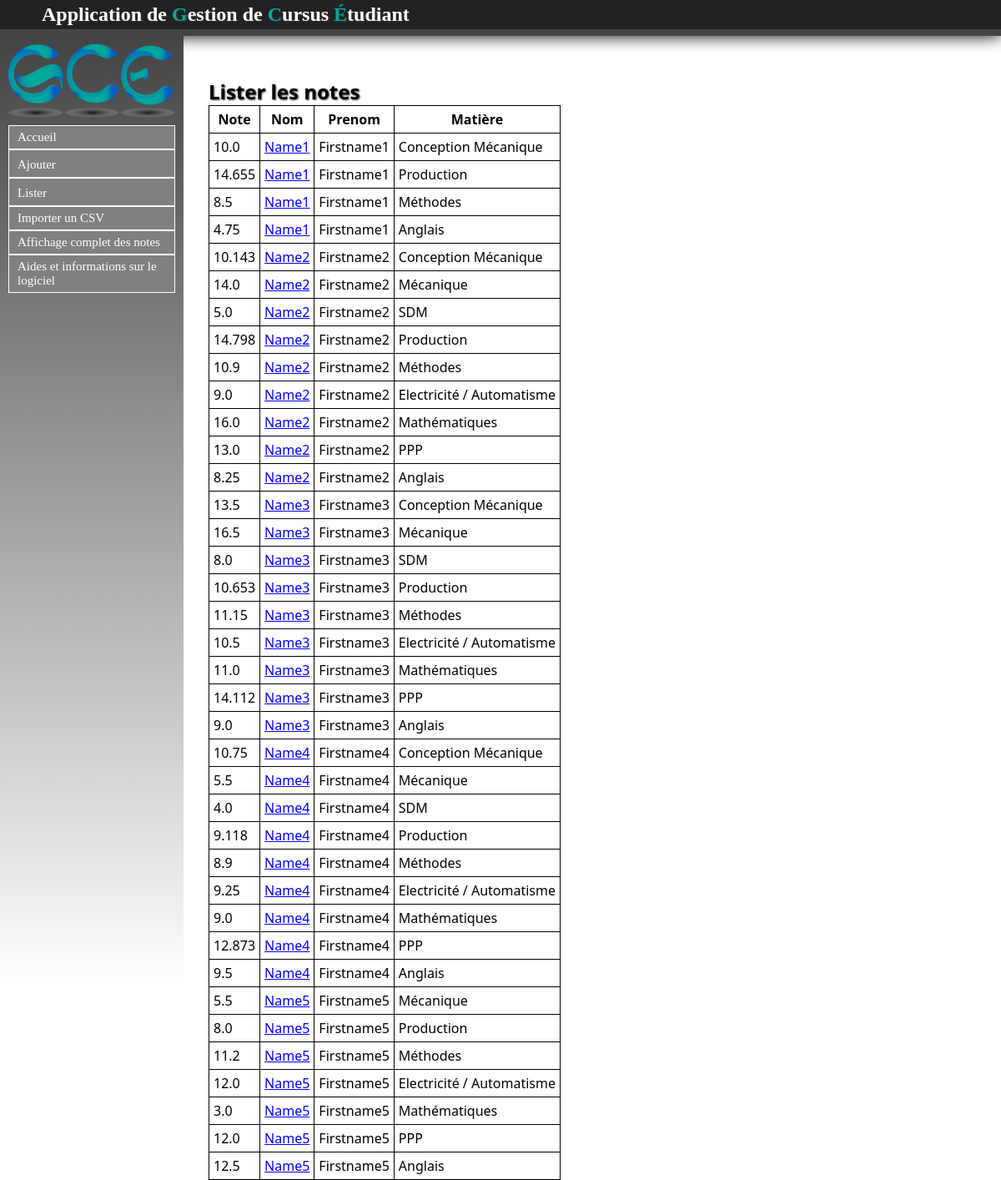
Page /Note/listernotes on the committed database.
### Note/models.py (models this page shows, shortened)
class Note(models.Model):
	valeur = models.FloatField()
	etudiant = models.ForeignKey(Etu, null=True)
	matiere = models.ForeignKey(Matiere, null=True)

### Etudiant/models.py (models this page shows, shortened)
class Etu(models.Model):
	nom = models.CharField(max_length=30, null=False)
	prenom = models.CharField(max_length=30, null=False)
	age = models.IntegerField(null=True)
	apogee = models.IntegerField(null=True)
	date_naissance = models.DateField(null=True)
	sexe = models.CharField(max_length=1, null=True)
	adresse = models.CharField(max_length=100, null=True)
	ine = models.CharField(max_length=100, null=True)
	adresse_parents = models.CharField(max_length=100, null=True)
	tel = models.IntegerField(null=True)
	tel_par = models.IntegerField(null=True)
	lieu_naissance = models.CharField(max_length=100, null=True)
	nationalite = models.CharField(max_length=100, null=True)
	situation_familiale = models.CharField(max_length=100, null=True)
	situation_militaire = models.CharField(max_length=100, null=True)
	cate_socio_pro_chef_famille = models.CharField(max_length=100, null=True)
	cate_socio_pro_autre_parent = models.CharField(max_length=100, null=True)
	aide_financiere = models.CharField(max_length=100, null=True)
	bourse = models.CharField(max_length=100, null=True)
	groupe = models.ForeignKey(Groupe, null=True)
	semestre = models.ForeignKey(Semestre, null=True)

### Matiere/models.py (models this page shows, shortened)
class Matiere(models.Model):
	intitule = models.CharField(max_length=30,null=False)
	code = models.CharField(max_length=30,null=False)
	coefficient = models.FloatField(default=1.0)
	unite = models.ForeignKey('UE.UniteE', null=True)

### Note/views.py (the view)
def listernotes(request):
	notes = Note.objects.all().order_by('etudiant__nom')
	return render(request, 'contenu_html/listernotes.html',{'notes': notes})

### Note/templates/contenu_html/listernotes.html (shortened to what this page needs)
{% extends "templates/base.html" %}
{% block content %}
<h1>Lister les notes</h1>
{% if not notes %}
	<p>Pas de notes</p>
{% else %}
	<table style="border:1px solid black; border-collapse : collapse;">
	<tr>
		<th style="border:1px solid black;">Note</th>
		<th style="border:1px solid black;">Nom</th>
		<th style="border:1px solid black;">Prenom</th>
		<th style="border:1px solid black;">Matière</th>
	</tr>
{% endif %}
{% for note in notes %}
	<tr>
		<td style="border:1px solid black;">{{ note.valeur }}</td>
		<td style="border:1px solid black;"><a href="/Etudiant/listeretu/{{ note.etudiant_id }}">{{ note.etudiant.nom }}</a></td>
		<td style="border:1px solid black;">{{ note.etudiant.prenom }}</td>
		<td style="border:1px solid black;">{{ note.matiere.intitule }}</td>
	</tr>
{% endfor %}
</table>
{% endblock %}

### static/css/stylesheet.css (style rules this page uses)
a { color:#222222; text-decoration: none; }
table a { color: blue; text-decoration: underline; }
html,body { height: 100%; }
body { font-family: "Segoe UI", Verdana, serif; font-size:12pt; margin:0; padding:0; }
h1 { text-shadow:1px 1px 2px #333333; text-align: left; color:white; margin:0px; margin-left: 50px; font-size: 1.5em; }
table { border:1px solid black; border-collapse : collapse; }
#main h1 { color: black; }
table { margin-left: 50px; }
td, th { padding: 5px; border:1px solid black; }

### rows in the picture
Note: valeur "10.0", etudiant.nom "Name1", etudiant.prenom "Firstname1", matiere.intitule "Conception Mécanique"
Note: valeur "14.655", etudiant.nom "Name1", etudiant.prenom "Firstname1", matiere.intitule "Production"
Note: valeur "8.5", etudiant.nom "Name1", etudiant.prenom "Firstname1", matiere.intitule "Méthodes"
Note: valeur "4.75", etudiant.nom "Name1", etudiant.prenom "Firstname1", matiere.intitule "Anglais"
Note: valeur "10.143", etudiant.nom "Name2", etudiant.prenom "Firstname2", matiere.intitule "Conception Mécanique"
Note: valeur "14.0", etudiant.nom "Name2", etudiant.prenom "Firstname2", matiere.intitule "Mécanique"
Note: valeur "5.0", etudiant.nom "Name2", etudiant.prenom "Firstname2", matiere.intitule "SDM"
Note: valeur "14.798", etudiant.nom "Name2", etudiant.prenom "Firstname2", matiere.intitule "Production"
Note: valeur "10.9", etudiant.nom "Name2", etudiant.prenom "Firstname2", matiere.intitule "Méthodes"
Note: valeur "9.0", etudiant.nom "Name2", etudiant.prenom "Firstname2", matiere.intitule "Electricité / Automatisme"
Note: valeur "16.0", etudiant.nom "Name2", etudiant.prenom "Firstname2", matiere.intitule "Mathématiques"
Note: valeur "13.0", etudiant.nom "Name2", etudiant.prenom "Firstname2", matiere.intitule "PPP"
Note: valeur "8.25", etudiant.nom "Name2", etudiant.prenom "Firstname2", matiere.intitule "Anglais"
Note: valeur "13.5", etudiant.nom "Name3", etudiant.prenom "Firstname3", matiere.intitule "Conception Mécanique"
Note: valeur "16.5", etudiant.nom "Name3", etudiant.prenom "Firstname3", matiere.intitule "Mécanique"
Note: valeur "8.0", etudiant.nom "Name3", etudiant.prenom "Firstname3", matiere.intitule "SDM"
Note: valeur "10.653", etudiant.nom "Name3", etudiant.prenom "Firstname3", matiere.intitule "Production"
Note: valeur "11.15", etudiant.nom "Name3", etudiant.prenom "Firstname3", matiere.intitule "Méthodes"
Note: valeur "10.5", etudiant.nom "Name3", etudiant.prenom "Firstname3", matiere.intitule "Electricité / Automatisme"
Note: valeur "11.0", etudiant.nom "Name3", etudiant.prenom "Firstname3", matiere.intitule "Mathématiques"
Note: valeur "14.112", etudiant.nom "Name3", etudiant.prenom "Firstname3", matiere.intitule "PPP"
Note: valeur "9.0", etudiant.nom "Name3", etudiant.prenom "Firstname3", matiere.intitule "Anglais"
Note: valeur "10.75", etudiant.nom "Name4", etudiant.prenom "Firstname4", matiere.intitule "Conception Mécanique"
Note: valeur "5.5", etudiant.nom "Name4", etudiant.prenom "Firstname4", matiere.intitule "Mécanique"
Note: valeur "4.0", etudiant.nom "Name4", etudiant.prenom "Firstname4", matiere.intitule "SDM"
Note: valeur "9.118", etudiant.nom "Name4", etudiant.prenom "Firstname4", matiere.intitule "Production"
Note: valeur "8.9", etudiant.nom "Name4", etudiant.prenom "Firstname4", matiere.intitule "Méthodes"
Note: valeur "9.25", etudiant.nom "Name4", etudiant.prenom "Firstname4", matiere.intitule "Electricité / Automatisme"
Note: valeur "9.0", etudiant.nom "Name4", etudiant.prenom "Firstname4", matiere.intitule "Mathématiques"
Note: valeur "12.873", etudiant.nom "Name4", etudiant.prenom "Firstname4", matiere.intitule "PPP"
Note: valeur "9.5", etudiant.nom "Name4", etudiant.prenom "Firstname4", matiere.intitule "Anglais"
Note: valeur "5.5", etudiant.nom "Name5", etudiant.prenom "Firstname5", matiere.intitule "Mécanique"
Note: valeur "8.0", etudiant.nom "Name5", etudiant.prenom "Firstname5", matiere.intitule "Production"
Note: valeur "11.2", etudiant.nom "Name5", etudiant.prenom "Firstname5", matiere.intitule "Méthodes"
Note: valeur "12.0", etudiant.nom "Name5", etudiant.prenom "Firstname5", matiere.intitule "Electricité / Automatisme"
Note: valeur "3.0", etudiant.nom "Name5", etudiant.prenom "Firstname5", matiere.intitule "Mathématiques"
Note: valeur "12.0", etudiant.nom "Name5", etudiant.prenom "Firstname5", matiere.intitule "PPP"
Note: valeur "12.5", etudiant.nom "Name5", etudiant.prenom "Firstname5", matiere.intitule "Anglais"
